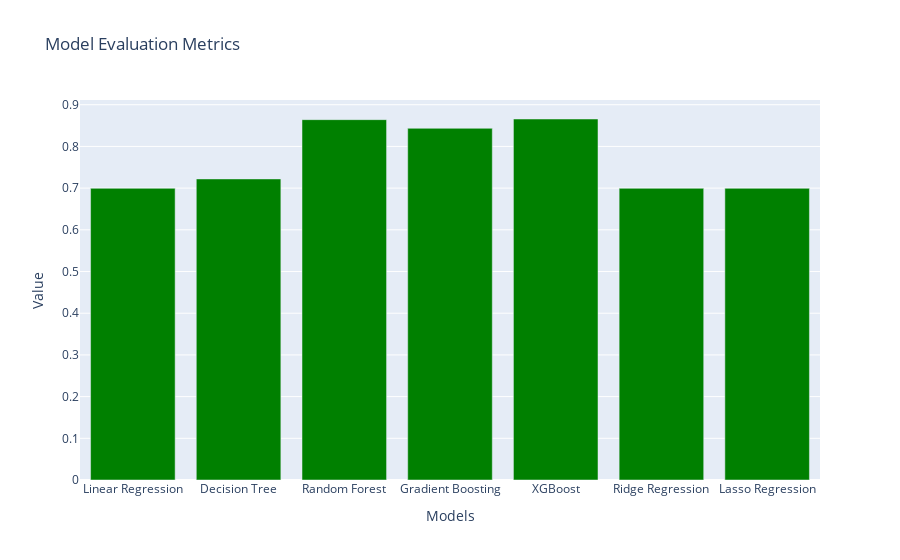

The notebook cell this image was saved under:
### Markdown cell above
### Visulaizing the R2 scores

### Code cell
r2_scores = metrics_df['R^2 Score']

r2_trace = go.Bar(x=r2_scores.index, y=r2_scores.values, name='R^2 Score', marker=dict(color='green'))
layout = go.Layout(title='Model Evaluation Metrics',
                   xaxis=dict(title='Models'),
                   yaxis=dict(title='Value'))
fig = go.Figure(data=[r2_trace], layout=layout)
fig.show()

### Figure 1 — Plotly figure (JSON) as saved in the notebook; plotly's stock layout.template omitted (floating-point values rounded to 4 significant figures)
{"data": [{"marker": {"color": "green"}, "name": "R^2 Score", "type": "bar", "x": ["Linear Regression", "Decision Tree", "Random Forest", "Gradient Boosting", "XGBoost", "Ridge Regression", "Lasso Regression"], "y": [0.6995, 0.722, 0.8642, 0.8435, 0.8658, 0.6995, 0.6995]}], "layout": {"title": {"text": "Model Evaluation Metrics"}, "xaxis": {"title": {"text": "Models"}}, "yaxis": {"title": {"text": "Value"}}}}
